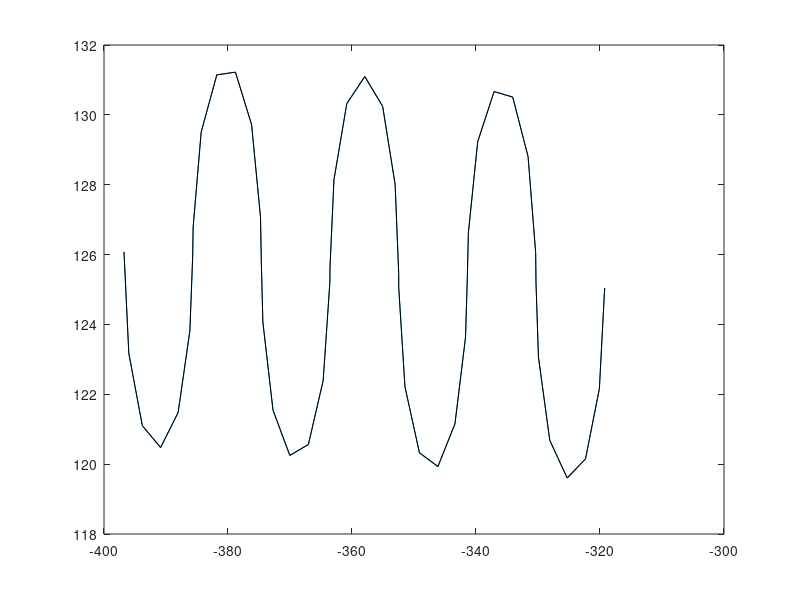

Source code (MATLAB):
clear all
close all;
clc
  
a=[-368.580200000000,23.8609000000000;-368.580200000000,25.5460000000000;-368.580200000000,27.2310000000000;-368.580200000000,28.9161000000000;-368.580200000000,30.6012000000000;-368.580200000000,32.2862000000000;-368.580200000000,33.9713000000000;-368.580200000000,35.6563000000000;-368.580200000000,37.3414000000000;-368.580200000000,39.0265000000000];
b=[-365.359000000000,97.7802000000000;-366.043900000000,94.6522000000000;-366.610100000000,91.7598000000000;-367.060800000000,89.0830000000000;-367.398800000000,86.6022000000000;-367.627000000000,84.2974000000000;-367.748200000000,82.1489000000000;-367.766000000000,80.1377000000000;-367.690900000000,78.2591000000000;-367.539600000000,76.5190000000000;-367.328600000000,74.9236000000000;-367.074500000000,73.4793000000000;-366.793800000000,72.1923000000000;-366.503200000000,71.0688000000000;-366.214200000000,70.1002000000000;-365.642100000000,68.4565000000000;-365.071600000000,66.8971000000000;-364.784700000000,66.0338000000000;-364.497000000000,65.0575000000000;-364.220100000000,63.9572000000000;-363.970300000000,62.7358000000000;-363.764400000000,61.3963000000000;-363.618700000000,59.9417000000000;-363.549900000000,58.3749000000000;-363.573800000000,56.6996000000000;-363.851500000000,53.2003000000000;-364.037600000000,51.5264000000000;-364.208900000000,50.0050000000000;-364.330800000000,48.7124000000000;-364.368500000000,47.7252000000000];
c=[-378.194700000000,121.414300000000;-378.879500000000,118.286300000000;-379.445800000000,115.393900000000;-379.896500000000,112.717200000000;-380.234500000000,110.236300000000;-380.462600000000,107.931500000000;-380.583900000000,105.783000000000;-380.601600000000,103.771800000000;-380.526600000000,101.893200000000;-380.375300000000,100.153100000000;-380.164300000000,98.5578000000000;-379.910200000000,97.1135000000000;-379.629500000000,95.8264000000000;-379.338900000000,94.7029000000000;-379.049900000000,93.7343000000000;-378.477800000000,92.0906000000000;-377.907300000000,90.5312000000000;-377.620400000000,89.6679000000000;-377.332700000000,88.6916000000000;-377.055700000000,87.5913000000000;-376.806000000000,86.3699000000000;-376.600100000000,85.0304000000000;-376.454400000000,83.5758000000000;-376.385600000000,82.0090000000000;-376.409500000000,80.3337000000000;-376.687200000000,76.8344000000000;-376.873300000000,75.1605000000000;-377.044600000000,73.6391000000000;-377.166500000000,72.3466000000000;-377.888900000000,68.2314000000000;-378.455200000000,65.3390000000000;-378.905900000000,62.6622000000000;-379.243900000000,60.1814000000000;-379.472100000000,57.8766000000000;-379.593300000000,55.7281000000000;-379.611000000000,53.7169000000000;-379.536000000000,51.8383000000000;-379.384700000000,50.0982000000000;-379.173700000000,48.5028000000000;-378.919600000000,47.0585000000000;-378.638900000000,45.7715000000000;-378.348300000000,44.6480000000000;-378.059300000000,43.6793000000000;-377.487200000000,42.0357000000000;-376.916700000000,40.4763000000000;-376.629800000000,39.6130000000000;-376.342100000000,38.6367000000000;-376.065200000000,37.5364000000000;-375.815400000000,36.3150000000000;-375.609500000000,34.9755000000000;-375.463800000000,33.5209000000000;-375.395000000000,31.9540000000000;-375.418900000000,30.2788000000000;-375.696600000000,26.7795000000000;-375.882700000000,25.1056000000000;-376.054000000000,23.5842000000000;-376.175900000000,22.2916000000000;-376.213600000000,21.3044000000000];

d=[-336.112600000000,68.2983000000000;-336.938000000000,68.2699000000000;-337.757900000000,68.1711000000000;-338.566400000000,68.0026000000000;-339.357600000000,67.7656000000000;-340.125600000000,67.4619000000000;-340.864800000000,67.0936000000000;-341.166100000000,66.9199000000000;-341.116700000000,66.4442000000000;-341.031400000000,65.6225000000000;-340.946000000000,64.8008000000000;-340.860600000000,63.9791000000000;-340.775300000000,63.1574000000000;-340.752000000000,62.9333000000000;-341.352300000000,62.9592000000000;-342.177700000000,62.9947000000000;-343.003100000000,63.0301000000000;-343.828400000000,63.0656000000000;-344.653800000000,63.1011000000000;-344.756300000000,63.1055000000000;-345.066300000000,62.4520000000000;-345.359400000000,61.6799000000000;-345.585300000000,60.8855000000000;-345.742600000000,60.0747000000000;-345.830000000000,59.2535000000000;-345.846900000000,58.4278000000000;-345.793200000000,57.6037000000000;-345.669300000000,56.7872000000000;-345.476000000000,55.9842000000000;-345.214900000000,55.2007000000000;-344.887700000000,54.4424000000000;-344.496900000000,53.7149000000000;-344.045400000000,53.0233000000000;-343.536400000000,52.3729000000000;-342.973700000000,51.7684000000000;-342.361500000000,51.2142000000000;-341.704000000000,50.7143000000000;-341.006300000000,50.2724000000000;-340.273400000000,49.8918000000000;-339.510600000000,49.5752000000000;-338.723600000000,49.3249000000000;-337.918000000000,49.1428000000000;-337.099900000000,49.0302000000000;-336.275100000000,48.9880000000000];
e=[-330.759800000000,14.4771000000000;-327.459400000000,15.3770000000000;-324.281600000000,16.6434000000000;-321.266900000000,18.2603000000000;-318.453900000000,20.2070000000000;-315.878400000000,22.4585000000000;-313.573300000000,24.9862000000000;-311.568100000000,27.7578000000000;-310.595200000000,29.3867000000000;-311.973000000000,30.0362000000000;-314.547000000000,32.2614000000000;-316.121600000000,35.2777000000000;-316.475800000000,38.6617000000000;-315.559900000000,41.9386000000000;-313.502400000000,44.6486000000000;-310.592100000000,46.4114000000000;-307.237400000000,46.9795000000000;-306.921900000000,46.9675000000000;-307.375200000000,50.0400000000000;-308.235800000000,53.3508000000000;-309.464500000000,56.5435000000000;-311.045400000000,59.5772000000000;-312.958500000000,62.4131000000000;-315.179300000000,65.0152000000000;-317.679400000000,67.3501000000000;-320.427000000000,69.3881000000000;-323.386900000000,71.1031000000000;-326.521400000000,72.4733000000000;-329.790500000000,73.4812000000000;-333.152400000000,74.1138000000000;-336.564200000000,74.3631000000000;-339.982400000000,74.2260000000000;-343.363200000000,73.7041000000000];
f=[-338.633600000000,40.3417000000000;-339.334800000000,40.3400000000000;-340.017300000000,40.5011000000000;-340.643700000000,40.8163000000000;-341.179800000000,41.2682000000000;-341.596400000000,41.8323000000000;-341.870600000000,42.4776000000000;-341.896800000000,42.5728000000000;-342.445200000000,42.3195000000000;-343.062500000000,41.9839000000000;-343.654700000000,41.6058000000000;-344.219000000000,41.1870000000000;-344.752400000000,40.7297000000000;-345.252400000000,40.2360000000000;-345.459200000000,40.0100000000000;-345.141800000000,39.7729000000000;-344.665800000000,39.2580000000000;-344.322400000000,38.6467000000000;-344.130300000000,37.9723000000000;-344.099900000000,37.2718000000000;-344.233000000000,36.5833000000000;-344.522300000000,35.9446000000000;-344.951900000000,35.3904000000000;-345.498500000000,34.9511000000000;-346.132100000000,34.6507000000000;-346.818100000000,34.5056000000000;-347.519100000000,34.5237000000000;-347.904200000000,34.6052000000000;-347.937600000000,34.2982000000000;-347.978100000000,33.5967000000000;-347.969200000000,32.8941000000000;-347.911100000000,32.1939000000000;-347.803800000000,31.4994000000000;-347.648100000000,30.8142000000000;-347.444700000000,30.1417000000000;-347.194500000000,29.4851000000000;-346.898900000000,28.8476000000000;-346.559200000000,28.2325000000000;-346.177100000000,27.6428000000000;-345.754600000000,27.0814000000000;-345.293700000000,26.5510000000000;-344.796700000000,26.0543000000000;-344.266000000000,25.5937000000000;-343.704300000000,25.1715000000000;-343.114400000000,24.7898000000000;-342.499100000000,24.4505000000000;-341.861500000000,24.1552000000000;-341.204700000000,23.9055000000000;-340.532000000000,23.7024000000000;-339.846700000000,23.5471000000000;-339.152200000000,23.4403000000000;-338.451900000000,23.3826000000000;-337.749300000000,23.3741000000000;-337.047800000000,23.4151000000000];

g=[-342.289700000000,96.8289000000000;-345.009300000000,98.3629000000000;-342.536900000000,99.5506000000000;-344.910400000000,100.936200000000;-342.536900000000,102.371200000000;-344.910400000000,103.558900000000;-342.339100000000,105.092900000000;-344.910400000000,106.775400000000;-342.487500000000,108.210500000000;-345.207000000000,109.744500000000;-342.734700000000,110.932200000000;-345.108200000000,112.317800000000];
h=[-348.389500000000,68.5238000000000;-355.026100000000,68.5238000000000;-355.026100000000,75.1604000000000;-348.389500000000,75.1604000000000;-348.389500000000,81.7969000000000;-355.026100000000,81.7969000000000;-355.026100000000,88.4335000000000;-348.389500000000,88.4335000000000;-348.389500000000,95.0700000000000;-355.026100000000,95.0700000000000;-355.026100000000,101.706600000000;-348.389500000000,101.706600000000;-348.389500000000,108.343100000000;-355.026100000000,108.343100000000];
i=[-396.776000000000,126.076400000000;-395.998500000000,123.172000000000;-393.818100000000,121.101900000000;-390.877300000000,120.476100000000;-388.042900000000,121.479100000000;-386.150200000000,123.815300000000;-385.700500000000,125.928900000000;-385.620800000000,126.794300000000;-384.325800000000,129.507700000000;-381.803800000000,131.144700000000;-378.798200000000,131.222700000000;-376.194800000000,129.718800000000;-374.760700000000,127.076200000000;-374.624900000000,125.781400000000;-374.376700000000,124.066500000000;-372.739700000000,121.544600000000;-370.026300000000,120.249600000000;-367.036100000000,120.563200000000;-364.650300000000,122.393000000000;-363.572200000000,125.199700000000;-363.549400000000,125.633900000000;-362.912300000000,128.140000000000;-360.842200000000,130.320400000000;-357.937900000000,131.097900000000;-355.055200000000,130.243400000000;-353.043900000000,128.008600000000;-352.473800000000,125.486400000000;-352.462500000000,125.051700000000;-351.459500000000,122.217300000000;-349.123400000000,120.324700000000;-346.142600000000,119.931500000000;-343.395600000000,121.153800000000;-341.692100000000,123.631300000000;-341.398300000000,125.338900000000;-341.228000000000,126.629700000000;-339.724100000000,129.233100000000;-337.081500000000,130.667200000000;-334.079100000000,130.509100000000;-331.601600000000,128.805600000000;-330.379300000000,126.058700000000;-330.322700000000,125.191400000000;-329.929400000000,123.066600000000;-328.099600000000,120.680900000000;-325.292900000000,119.602800000000;-322.336500000000,120.150000000000;-320.101700000000,122.161300000000;-319.247100000000,125.044000000000];

puntosT={a b c d e f g h i};
%%
%% SHOW
 vec=puntosT; 
for u=1:1:length(puntosT)
    ptD=puntosT{:,u}; % 
    figure(1)
    plot(ptD(:,1),ptD(:,2),'',ptD(:,1),ptD(:,2),'k-')
    pause(1)
end